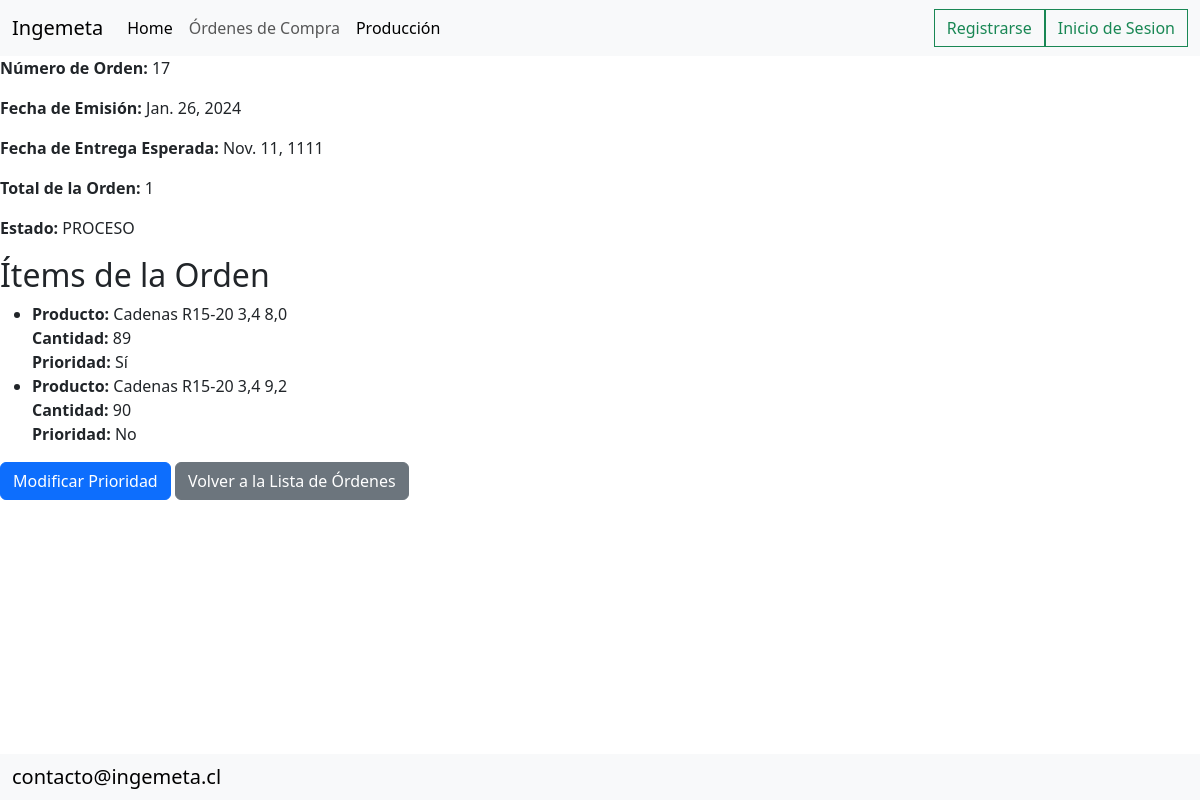
The app's page /orden-compra/16/ with its own data.
### gestion/models.py (models this page shows, shortened)
class OrdenCompra(models.Model):
    numero_orden = models.CharField(max_length=100, unique=True)
    fecha_emision = models.DateField(auto_now_add=True)
    fecha_entrega_esperada = models.DateField()
    total_orden = models.IntegerField()
    ESTADOS_ORDEN = [
        ('PROCESO', 'En proceso'),
        ('COMPLETADA', 'Completada'),
        ('CANCELADA', 'Cancelada'),
    ]
    estado = models.CharField(max_length=20, choices=ESTADOS_ORDEN, default='PROCESO')

class ItemOrden(models.Model):
    orden_compra = models.ForeignKey(OrdenCompra, on_delete=models.CASCADE, related_name='items')
    producto = models.ForeignKey(Producto, on_delete=models.CASCADE)
    cantidad = models.IntegerField()
    cantidad_producida = models.IntegerField(default=0)
    prioridad = models.BooleanField(default=False)

class Producto(models.Model):
    nombre = models.CharField(max_length=100)
    precio = models.IntegerField()
    cantidad_en_stock = models.IntegerField(default=0)
    codigo_producto = models.CharField(max_length=50, unique=True)
    fecha_modificacion = models.DateField(auto_now=True)
    ancho = models.IntegerField(default=0)
    alto = models.IntegerField(default=0)
    largo = models.FloatField(default=0)
    diametro = models.FloatField(default=0)

### gestion/views.py (the view)
# urls.py: path('orden-compra/<int:pk>/', views.detalle_orden_compra, name='detalle_orden_compra'),
def detalle_orden_compra(request, pk):
    orden_compra = get_object_or_404(models.OrdenCompra, pk=pk)
    return render(request, 'detalle_orden_compra.html', {'orden_compra': orden_compra})

### gestion/templates/detalle_orden_compra.html
{% extends 'base.html' %}
{% block content %}
<h1>Detalle de la Orden de Compra</h1>
<p><strong>Número de Orden:</strong> {{ orden_compra.numero_orden }}</p>
<p><strong>Fecha de Emisión:</strong> {{ orden_compra.fecha_emision }}</p>
<p><strong>Fecha de Entrega Esperada:</strong> {{ orden_compra.fecha_entrega_esperada }}</p>
<p><strong>Total de la Orden:</strong> {{ orden_compra.total_orden }}</p>
<p><strong>Estado:</strong> {{ orden_compra.estado }}</p>
<h2>Ítems de la Orden</h2>
<ul>
  {% for item in orden_compra.items.all %}
    <li>
      <strong>Producto:</strong> {{ item.producto.nombre }}<br>
      <strong>Cantidad:</strong> {{ item.cantidad }}<br>
      <strong>Prioridad:</strong> {% if item.prioridad %}Sí{% else %}No{% endif %}
    </li>
  {% endfor %}
</ul>
<a href="{% url 'modificar_prioridad' orden_compra.pk %}" class="btn btn-primary">Modificar Prioridad</a>
<a href="{% url 'lista_ordenes_compra' %}" class="btn btn-secondary">Volver a la Lista de Órdenes</a>
{% endblock %}

### gestion/static/css/styles.css (style rules this page uses)
.fondo { background-image: url('/static/imagenes/Fondohome.jpg'); background-size: cover; background-repeat: no-repeat; background-attachment: fixed; }
h1 { color: white; text-shadow: 2px 2px 4px rgba(0, 0, 0, 0.5); }

### records on screen
OrdenCompra: numero_orden "17", fecha_emision "Jan. 26, 2024", fecha_entrega_esperada "Nov. 11, 1111", total_orden "1", estado "PROCESO"
ItemOrden: producto.nombre "Cadenas R15-20 3,4 8,0", cantidad "89", prioridad "Sí"
ItemOrden: producto.nombre "Cadenas R15-20 3,4 9,2", cantidad "90", prioridad "No"
